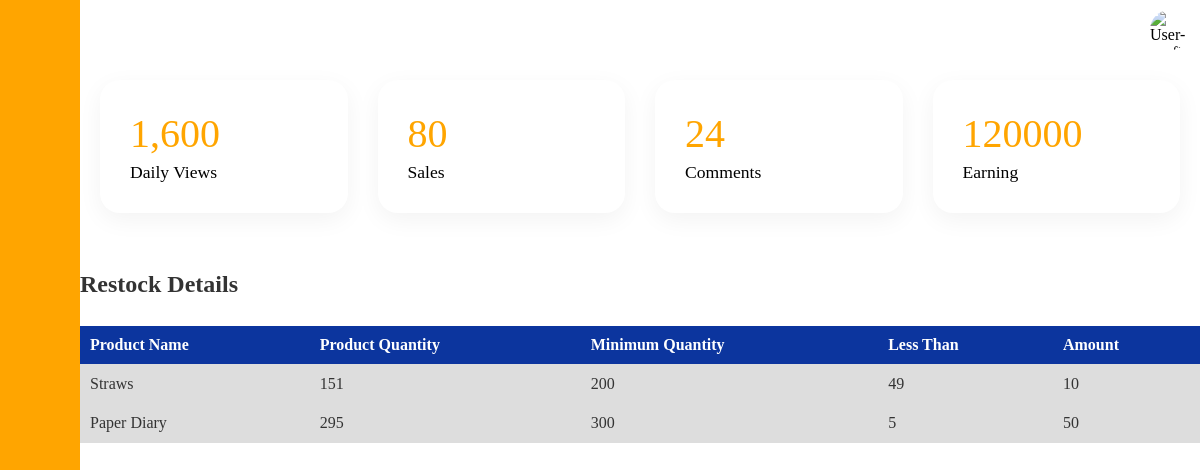
/productrestock.php (signed in), run on the app's committed database.
### tables this page shows
CREATE TABLE IF NOT EXISTS `product` (
  `p_id` int NOT NULL AUTO_INCREMENT,
  `product_name` varchar(30) NOT NULL,
  `product_qty` int NOT NULL,
  `amount` float NOT NULL,
  `image` varchar(150) DEFAULT NULL,
  `description` varchar(100) DEFAULT NULL,
  `min_qty` int NOT NULL,
  `added_to_home` enum('Yes','No') NOT NULL DEFAULT 'No',
  PRIMARY KEY (`p_id`)
);

### productrestock.php (the view, shortened to what this page needs)
<!DOCTYPE html>
<html>
    <head>
        <link rel="stylesheet" href="customers.css">
    </head>
    <body>
<div class="container">
            <div class="navigation active">
                <ul>
                    <li>
                        <a href="#">
                            <span class="icon">
                            </span>
                            <span class="title">Paperic</span>
                        </a>
                    </li>
                    <li>
                        <a href="admin.php">
                            <span class="icon">
                            </span>
                            <span class="title">Dashboard</span>
                        </a>
                    </li>
                    <li>
                        <a href="customers.php">
                            <span class="icon">
                            </span>
                            <span class="title">Customer</span>
                        </a>
                    </li>
                    <li>
                        <a href="productaddtrial.php">
                            <span class="icon">
                            </span>
                            <span class="title">Products</span>
                        </a>
                    </li>
                    <li>
                        <a href="addproducttohome.php">
                            <span class="icon">
                            </span>
                            <span class="title">Add Products to Home page</span>
                        </a>
                    </li>
                    <li>
                        <a href="myprofile.php">
                            <span class="icon">
                            </span>
                            <span class="title">Profile</span>
                        </a>
                    </li>
                    <li>
                    <li>
                        <a href="productrestock.php">
                            <span class="icon">
                            </span>
                            <span class="title">Product Restock</span>
                        </a>
                    </li>
                    </li>
                    <li>
    <a href="#" onclick="confirmSignOut()">
        <span class="icon">
        </span>
        <span class="title">Sign Out</span>
    </a>
</li>
                </ul>
            </div>
            <div class="main active">
                <div class="topbar">
                    <div class="toggle">
                    </div>
                    <div class="user">
            <?php
            $conn = mysqli_connect("localhost", "root", "", "Paperic");
            if (isset($_SESSION['customer_id'])) {
                $c_id = $_SESSION['customer_id'];
                $retrieve_user_query = "SELECT * FROM Customer WHERE c_id = $c_id";
                $result = mysqli_query($conn, $retrieve_user_query);
                if (mysqli_num_rows($result) == 1) {
                    $row = mysqli_fetch_assoc($result);
                    $profile_image = $row['profile_image'];
                    $image_source = $profile_image ? 'Profileimages/' . $profile_image : 'https://img.icons8.com/bubbles/100/000000/user.png';
                    echo '<img src="' . $image_source . '" class="img-radius" alt="User-Profile-Image">';
                } else {
                    echo '<div>User not found.</div>';
                }
            } else {
                echo '<div>User ID not set in session.</div>';
            }
            ?>
        </div>
                </div>
                <div class="cardBox">
                    <div class="card">
                        <div>
                            <div class="numbers">1,600</div>
                            <div class="cardName">Daily Views</div>
                        </div>
                    </div>
                    <div class="card">
                        <div>
                        <div class="numbers">80</div>
                        <div class="cardName">Sales</div>
                    </div>
                </div>
                <div class="card">
                    <div>
                        <div class="numbers">24</div>
                        <div class="cardName">Comments</div>
                    </div>
                </div>
                <div class="card">
                    <div>
                        <div class="numbers">120000</div>
                        <div class="cardName">Earning</div>
                    </div>
                </div>
            </div>
            <div class="productTable">
    <br><h2>Restock Details</h2><br>
    <table>
        <thead>
            <tr>
                <th>Product Name</th>
                <th>Product Quantity</th>
                <th>Minimum Quantity</th>
                <th>Less Than</th>
                <th>Amount</th>
            </tr>
        </thead>
        <tbody>
            <?php
            $conn = mysqli_connect("localhost", "root", "", "Paperic");
            $retrieve_products_query = "SELECT * FROM Product WHERE product_qty < min_qty";
            $result = mysqli_query($conn, $retrieve_products_query);
            if (mysqli_num_rows($result) > 0) {
                while ($row = mysqli_fetch_assoc($result)) {
                    $difference = $row['min_qty'] - $row['product_qty'];
                    echo "<tr>";
                    echo "<td>" . $row['product_name'] . "</td>";
                    echo "<td>" . $row['product_qty'] . "</td>";
                    echo "<td>" . $row['min_qty'] . "</td>";
                    echo "<td>" . $difference . "</td>";
                    echo "<td>" . $row['amount'] . "</td>";
                    echo "</tr>";
                }
            } else {
                echo "<tr><td colspan='5'>No products found.</td></tr>";
            }
            ?>
        </tbody>
    </table>
</div>
</body>
</html>

### customers.css (style rules this page uses)
* { font-family: Cambria, Cochin, Georgia, Times, 'Times New Roman', serif; margin: 0; padding: 0; box-sizing: border-box; }
:root { --blue:orange; --white:#fff; --gray:#f5f5f5; --black1:#222; --black2:#999; }
body { min-height: 100vh; overflow-x:hidden; }
.container { position: relative; width: 100%; }
.navigation { position: fixed; width: 300px; height: 100%; background: var(--blue); border-left: 10px solid var(--blue); transition: 0.5s; overflow: hidden; }
.navigation.active { width: 80px; }
.navigation ul { position: absolute; top: 0; left: 0; width: 100%; }
.navigation ul li { position: relative; width: 100%; list-style: none; border-top-left-radius: 30px; border-bottom-left-radius: 30px; }
.navigation ul li:nth-child(1) { margin-bottom: 40px; pointer-events: none; }
.navigation ul li a { position: relative; display: block; width: 100%; display: flex; text-decoration: none; color: var(--white); }
.navigation ul li a .icon { position: relative; display: block; min-width: 60px; height: 60px; line-height: 75px; text-align: center; }
.navigation ul li a .title { position: relative; display: block; padding: 0 10px; height: 60px; line-height: 60px; text-align: start; white-space: normal; }
.main { position: absolute; width: calc(100% - 300px); left: 300px; min-height: 100vh; background: var(--white); transition: 0.5s; }
.main.active { width: calc(100% - 80px); left: 80px; }
.topbar { width: 100%; height: 60px; display: flex; justify-content: space-between; align-items: center; padding: 0 10px; }
.toggle { position: relative; width: 60px; height: 60px; display: flex; justify-content: center; align-items: center; font-size: 2.5rem; cursor: pointer; }
.user { position: relative; width: 40px; height: 40px; border-radius: 50%; overflow: hidden; cursor: pointer; }
.user img { position: absolute; top: 0; left: 0; width: 100%; height: 100%; object-fit: cover; }
.cardBox { position: relative; width: 100%; padding: 20px; display: grid; grid-template-columns: repeat(4,1fr); grid-gap:30px; }
.cardBox .card { position: relative; background: var(--white); padding: 30px; border-radius: 20px; display: flex; justify-content: space-between; cursor: pointer; box-shadow: 0 7px 25px rgba(0,0,0,0.05); }
.cardBox .card .numbers { position: relative; font-weight: 500; font-size: 2.5rem; color: var(--blue); }
.cardBox .card .cardName { color: var(--black); font-size: 1.1rem; margin-top: 5px; }

### data on the page
product: product_name "Straws", product_qty "151", min_qty "200", difference "49", amount "10"
product: product_name "Paper Diary", product_qty "295", min_qty "300", difference "5", amount "50"
